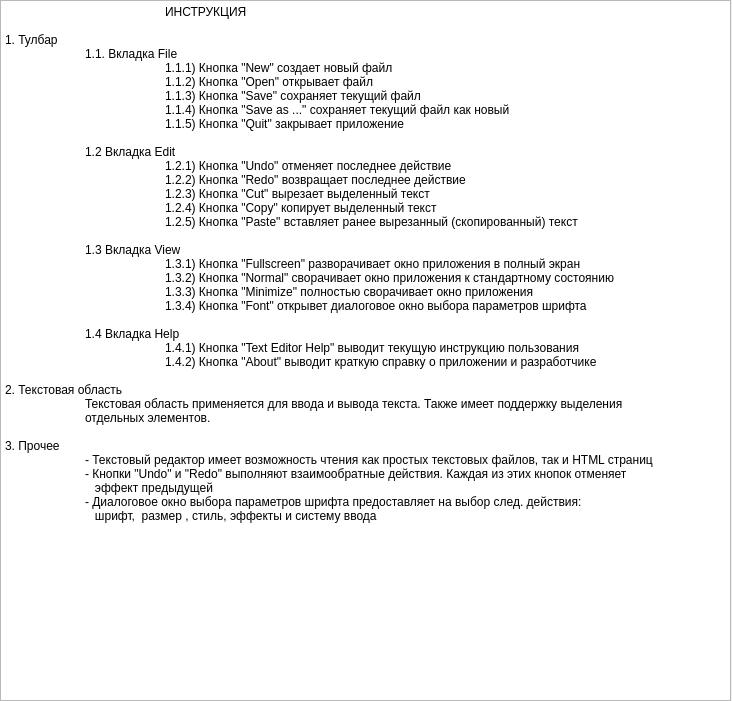
<?xml version="1.0" encoding="UTF-8"?>
<ui version="4.0">
 <class>Help</class>
 <widget class="QWidget" name="Help">
  <property name="geometry">
   <rect>
    <x>0</x>
    <y>0</y>
    <width>732</width>
    <height>701</height>
   </rect>
  </property>
  <property name="windowTitle">
   <string>PyTextEdit Help</string>
  </property>
  <widget class="QPlainTextEdit" name="plainTextEdit">
   <property name="geometry">
    <rect>
     <x>0</x>
     <y>0</y>
     <width>731</width>
     <height>701</height>
    </rect>
   </property>
   <property name="readOnly">
    <bool>true</bool>
   </property>
   <property name="plainText">
    <string>		ИНСТРУКЦИЯ

1. Тулбар
	1.1. Вкладка File
		1.1.1) Кнопка &quot;New&quot; создает новый файл
		1.1.2) Кнопка &quot;Open&quot; открывает файл
		1.1.3) Кнопка &quot;Save&quot; сохраняет текущий файл
		1.1.4) Кнопка &quot;Save as ...&quot; сохраняет текущий файл как новый
		1.1.5) Кнопка &quot;Quit&quot; закрывает приложение

	1.2 Вкладка Edit
		1.2.1) Кнопка &quot;Undo&quot; отменяет последнее действие
		1.2.2) Кнопка &quot;Redo&quot; возвращает последнее действие
		1.2.3) Кнопка &quot;Cut&quot; вырезает выделенный текст
		1.2.4) Кнопка &quot;Copy&quot; копирует выделенный текст
		1.2.5) Кнопка &quot;Paste&quot; вставляет ранее вырезанный (скопированный) текст

	1.3 Вкладка View
		1.3.1) Кнопка &quot;Fullscreen&quot; разворачивает окно приложения в полный экран
		1.3.2) Кнопка &quot;Normal&quot; сворачивает окно приложения к стандартному состоянию
		1.3.3) Кнопка &quot;Minimize&quot; полностью сворачивает окно приложения
		1.3.4) Кнопка &quot;Font&quot; открывет диалоговое окно выбора параметров шрифта

	1.4 Вкладка Help
		1.4.1) Кнопка &quot;Text Editor Help&quot; выводит текущую инструкцию пользования
		1.4.2) Кнопка &quot;About&quot; выводит краткую справку о приложении и разработчике

2. Текстовая область
	Текстовая область применяется для ввода и вывода текста. Также имеет поддержку выделения 
	отдельных элементов.

3. Прочее
	- Текстовый редактор имеет возможность чтения как простых текстовых файлов, так и HTML страниц
	- Кнопки &quot;Undo&quot; и &quot;Redo&quot; выполняют взаимообратные действия. Каждая из этих кнопок отменяет 
	   эффект предыдущей
	- Диалоговое окно выбора параметров шрифта предоставляет на выбор след. действия:  
	   шрифт,  размер , стиль, эффекты и систему ввода
 </string>
   </property>
  </widget>
 </widget>
 <resources/>
 <connections/>
</ui>
